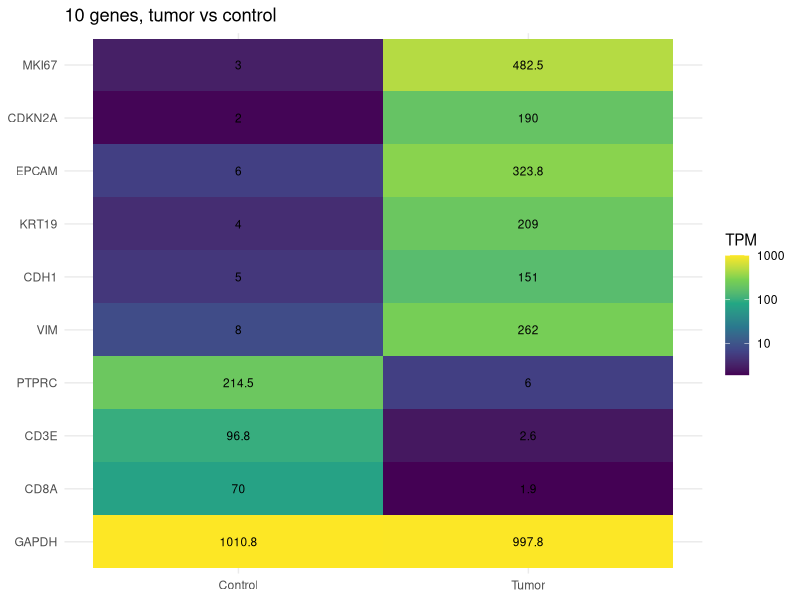

Here is the R script that generated this plot:
#!/usr/bin/env Rscript
# genes_heat.png — the 10 genes from the table slide, as tiles.
#
# Run inside the R env (R is not on the default PATH):
#   micromamba run -n R_tutorial Rscript scripts/genes_heat.R

library(ggplot2)

# TPM: mean of 4 tumor-core spots and 4 control spots, per gene
wide <- data.frame(
  gene    = c("MKI67", "CDKN2A", "EPCAM", "KRT19", "CDH1",
             "VIM", "PTPRC", "CD3E", "CD8A", "GAPDH"),
  Control = c(3.0, 2.0, 6.0, 4.0, 5.0, 8.0, 214.5, 96.8, 70.0, 1010.8),
  Tumor   = c(482.5, 190.0, 323.8, 209.0, 151.0, 262.0, 6.0, 2.6, 1.9, 997.8)
)

long <- tidyr::pivot_longer(wide, cols = -gene,
                            names_to = "condition", values_to = "tpm")
long$gene      <- factor(long$gene, levels = rev(wide$gene))
long$condition <- factor(long$condition, levels = c("Control", "Tumor"))

p <- ggplot(long, aes(condition, gene, fill = tpm)) +
  geom_tile() +
  geom_text(aes(label = tpm), size = 3) +
  scale_fill_viridis_c(trans = "log10", name = "TPM") +
  labs(title = "10 genes, tumor vs control", x = NULL, y = NULL) +
  theme_minimal()

ggsave("_assets/genes_heat.png", p, width = 5.6, height = 3.2, dpi = 200)
